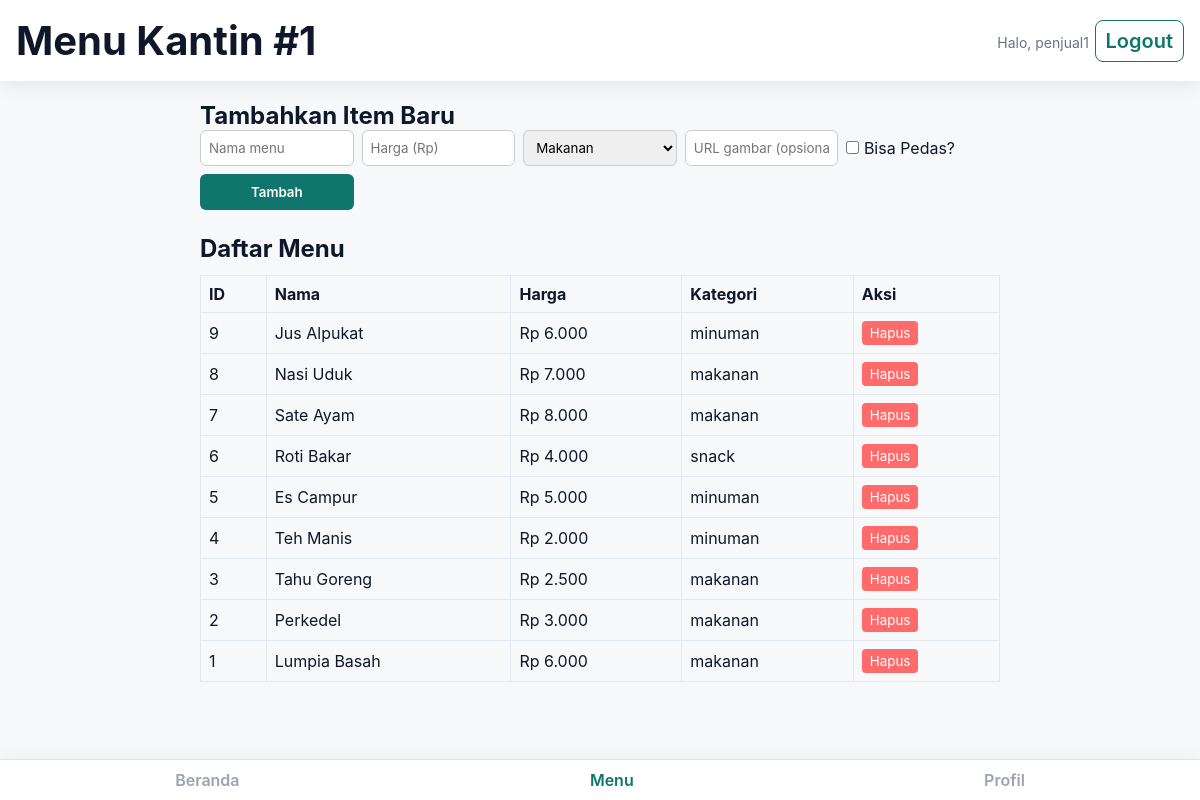
Page /penjual/menu.php (signed in) on the committed database.
### tables this page shows
CREATE TABLE IF NOT EXISTS menu (
    id INT AUTO_INCREMENT PRIMARY KEY,
    kantin_id INT NOT NULL,
    nama VARCHAR(100) NOT NULL,
    harga INT NOT NULL,
    gambar VARCHAR(255),
    kategori ENUM('makanan', 'minuman', 'snack') NOT NULL,
    flavor_options TEXT DEFAULT NULL,
    spicy TINYINT(1) DEFAULT 0,
    spicy_levels INT DEFAULT 5,
    FOREIGN KEY (kantin_id) REFERENCES kantin(id)
);

### penjual/menu.php (the view, shortened to what this page needs)
<?php
include '../db_Warung/db_akun.php';
$kantin_id = $_SESSION['kantin_id'] ?? null;
$stmt = $conn->prepare("SELECT * FROM menu WHERE kantin_id = ? ORDER BY id DESC");
$stmt->bind_param("i", $kantin_id);
$stmt->execute();
$menus = $stmt->get_result();
$username = $_SESSION['username'];
?>
<!DOCTYPE html>
<html lang="id">
<head>
  <link rel="stylesheet" href="../css/base.css">
</head>
<body>
<div class="header">
  <h1>Menu Kantin #<?= htmlspecialchars($kantin_id) ?></h1>
  <div>
    <span class="user">Halo, <?= htmlspecialchars($username) ?></span>
    <a class="logout" href="../logout.php">Logout</a>
  </div>
</div>
<div class="container">
  <h2>Tambahkan Item Baru</h2>
  <form class="menu-form" method="post">
    <input type="text" name="nama" placeholder="Nama menu" required>
    <input type="number" name="harga" placeholder="Harga (Rp)" required>
    <select name="kategori" id="kategori" required onchange="toggleOptions()">
      <option value="makanan">Makanan</option>
    </select>
    <input type="text" name="gambar" placeholder="URL gambar (opsional)">
    <div id="spicy-field" style="display:none; margin-top:8px;">
      <label><input type="checkbox" id="spicy-checkbox" name="spicy" value="1" onclick="toggleSpiceLevel()"> Bisa Pedas?</label>
    </div>
    <button type="submit">Tambah</button>
  </form>
  <h2>Daftar Menu</h2>
  <?php if ($menus->num_rows === 0): ?>
    <p>Belum ada menu.</p>
  <?php else: ?>
    <table class="item-list">
      <thead>
        <tr><th>ID</th><th>Nama</th><th>Harga</th><th>Kategori</th><th>Aksi</th></tr>
      </thead>
      <tbody>
        <?php while ($row = $menus->fetch_assoc()): ?>
        <tr>
          <td><?= $row['id'] ?></td>
          <td><?= htmlspecialchars($row['nama']) ?></td>
          <td>Rp <?= number_format($row['harga'],0,',','.') ?></td>
          <td><?= htmlspecialchars($row['kategori']) ?></td>
          <td>
            <form method="post" style="display:inline;">
              <button class="btn-delete" name="delete" value="<?= $row['id'] ?>">Hapus</button>
            </form>
          </td>
        </tr>
        <?php endwhile; ?>
      </tbody>
    </table>
  <?php endif; ?>
</div>
<footer class="nav">
  <a href="dashboard.php">Beranda</a>
  <a class="active">Menu</a>
  <a href="profile.php">Profil</a>
</footer>
</body>
</html>

### css/base.css (style rules this page uses)
:root { --bg: #f6f8fa; --card: #ffffff; --muted: #6b7280; --primary: #0f766e; --accent: #fb923c; --shadow: rgba(2,6,23,0.08); }
* { margin:0; padding:0; box-sizing:border-box; font-family: Inter, system-ui, -apple-system, 'Segoe UI', Roboto, Arial, sans-serif; }
body { background:var(--bg); padding-bottom:88px; color:#0f172a; }
.header { background:var(--card); padding:16px 18px; font-size:20px; display:flex; align-items:center; justify-content:space-between; box-shadow: 0 4px 18px var(--shadow); }
.header .user { color:var(--muted);font-size:14px }
.header .logout { background:transparent;border:1px solid var(--primary);color:var(--primary);padding:8px 10px;border-radius:8px;text-decoration:none;font-weight:600 }
.nav { position:fixed; bottom:0; left:0; right:0; width:100%; background:var(--card); display:flex; justify-content:space-around; padding:10px 0; border-top:1px solid #e6e6e6; box-shadow: 0 -6px 18px rgba(2,6,23,0.03); }
.nav a { text-decoration:none;color:#9ca3af;font-weight:600 }
.nav .active { color:var(--primary) }
table { width:100%;border-collapse:collapse;margin:12px 0 }
th, td { padding:8px;border:1px solid #e2e8f0;text-align:left }

### penjual/menu.php (style rules this page uses)
body { padding-bottom: 100px; }
.header { display:flex; justify-content: space-between; align-items:center; padding: 16px; background: var(--card); }
.container { max-width: 800px; margin: 20px auto; }
.menu-form { display: grid; grid-template-columns: repeat(auto-fit,minmax(140px,1fr)); gap: 8px; margin-bottom: 24px; }
.menu-form input, .menu-form select, .menu-form textarea { padding: 8px; border:1px solid #ccc; border-radius:6px; }
.menu-form button { padding: 10px 18px; background: var(--primary); color:#fff; border:none; border-radius:6px; cursor:pointer; font-weight:600; }
.item-list { border-collapse: collapse; width:100%; }
.item-list th, .item-list td { padding: 8px; border:1px solid #e2e8f0; text-align:left; }
.btn-delete { background:#ff6b6b; color:#fff; padding:4px 8px; border:none; border-radius:4px; cursor:pointer; }

### rows in the picture
menu: id "9", nama "Jus Alpukat", harga "6.000", kategori "minuman"
menu: id "8", nama "Nasi Uduk", harga "7.000", kategori "makanan"
menu: id "7", nama "Sate Ayam", harga "8.000", kategori "makanan"
menu: id "6", nama "Roti Bakar", harga "4.000", kategori "snack"
menu: id "5", nama "Es Campur", harga "5.000", kategori "minuman"
menu: id "4", nama "Teh Manis", harga "2.000", kategori "minuman"
menu: id "3", nama "Tahu Goreng", harga "2.500", kategori "makanan"
menu: id "2", nama "Perkedel", harga "3.000", kategori "makanan"
menu: id "1", nama "Lumpia Basah", harga "6.000", kategori "makanan"

### other values in the picture
$kantin_id "1"
$username "penjual1"
